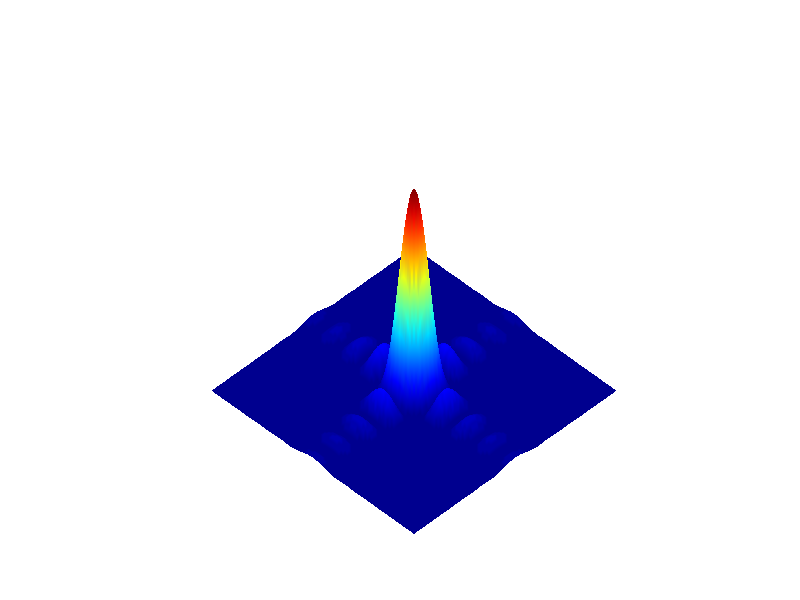
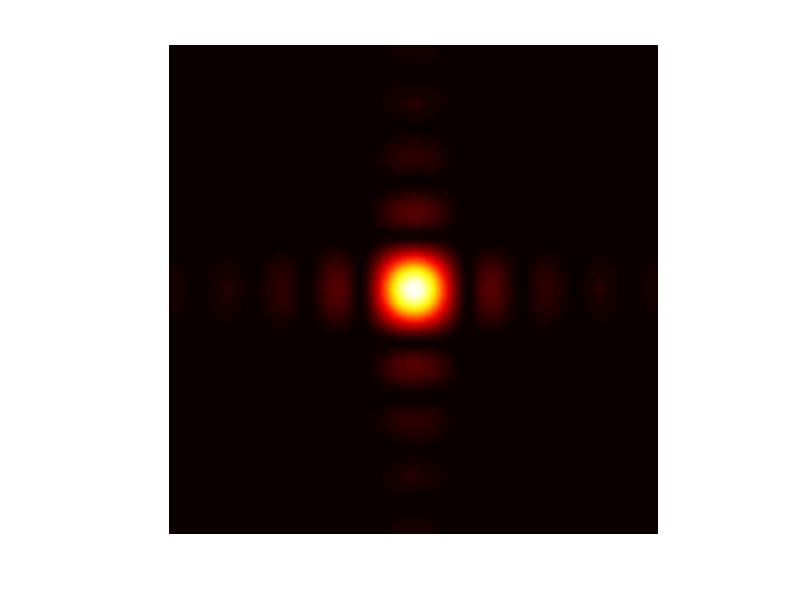

The MATLAB script that drew these images, in order:
clear;
delta = 0.0000001;
[X1,Y1] = meshgrid(-0.005+delta : 0.0001 : 0.005+delta ,-0.005+delta : 0.0001 : 0.005+delta );
II = (sin(pi*0.005*sin(atan(X1./10))/550e-9)./(pi*0.005*sin(atan(X1./10))/550e-9)).^2.*...
    (sin(pi*0.005*sin(atan(Y1./10))/550e-9)./(pi*0.005*sin(atan(Y1./10))/550e-9)).^2;
surf(X1,Y1,II.^0.70./100);
view(45,45);
colormap(jet);
axis equal;
axis off;
shading interp;
figure
surf(X1,Y1,II.^0.7./100);
colormap(hot);
view(0,90);
axis equal;
axis off;
shading interp;